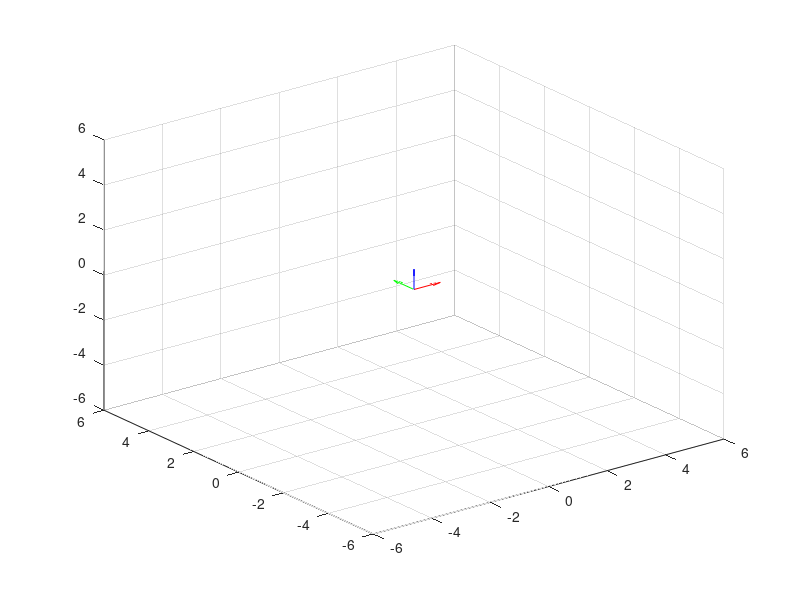

Source code (MATLAB): (Note: this script raises an error after producing the figure.)
clear all;
close all;

%load 20200828_080644.mat;
%AX = AX-0.55;
%a = [AX AY AZ];
%a = a';
%w = [WX WY WZ];
%w = w';

%load square_room_data.mat

%a = [ax ay az]; w = [wx wy wz];
%[N,M] = size(w);

N = 1000;
Ax = zeros(N,1); Ay = zeros(N,1); Az = 9.8*ones(N,1);
Ay(1:50,1)=20;Ay(51:100,1)=-20;Ay(201:250,1)=20;Ay(251:300,1)=-20;Ay(401:450,1)=20; Ay(451:500,1)=-20;Ay(601:650,1)=20;Ay(651:700,1)=-20;Ay(801:850,1)=20; Ay(851:900,1)=-20;
Wx = zeros(N,1); Wz = zeros(N,1); Wz(100:200,1)=pi/2; Wz(300:400,1)=pi/2; Wz(500:600,1)=pi/2; Wz(700:800,1)=pi/2;Wz(900:1000,1)=pi/2;Wy = zeros(N,1);
w = [Wx Wy Wz];
a = [Ax Ay Az];
a = a'; w = w';

fs = 100;
dt = 1/fs;

R(1:3,1:3,1) = eye(3);
v(1:3,1) = 0;
g(:,1) = [0;0;9.8];
p(1:3,1) = 0;

figure(1);
axis([-6  6 -6 6 -6 6]); hold on; grid on;
view(3);
quiver3(0,0,0,R(1,1,1),R(2,1,1),R(3,1,1),'r');
quiver3(0,0,0,R(1,2,1),R(2,2,1),R(3,2,1),'g');
quiver3(0,0,0,R(1,3,1),R(2,3,1),R(3,3,1),'b');
%hold off;
pause();
%clf;

for i = 2:N
	R(:,:,i) = R(:,:,i-1)*expM(dt*skewSymMat(w(:,i-1)));
	v(:,i) = v(:,i-1)+dt*(R(:,:,i-1)*a(:,i-1)-g);
	p(:,i) = p(:,i-1)+dt*v(:,i-1);
	if mod(i,20)==0	
%		figure(1);
%		clf;
%		axis([-6  6 -6 6 -6 6]); hold on; grid on;
		view(3);
		quiver3(p(1,i),p(2,i),p(3,i),R(1,1,i),R(2,1,i),R(3,1,i),'r');
		quiver3(p(1,i),p(2,i),p(3,i),R(1,2,i),R(2,2,i),R(3,2,i),'g');
		quiver3(p(1,i),p(2,i),p(3,i),R(1,3,i),R(2,3,i),R(3,3,i),'b');
%		hold off;
		pause(dt);
	end
end
